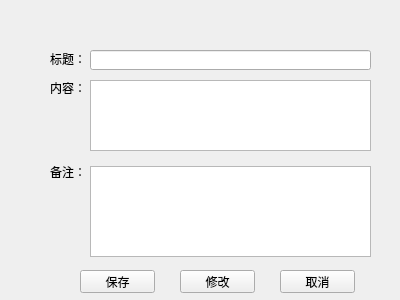
<?xml version="1.0" encoding="UTF-8"?>
<ui version="4.0">
 <class>MsgNewWindow</class>
 <widget class="QWidget" name="MsgNewWindow">
  <property name="geometry">
   <rect>
    <x>0</x>
    <y>0</y>
    <width>400</width>
    <height>300</height>
   </rect>
  </property>
  <property name="windowTitle">
   <string>Form</string>
  </property>
  <widget class="QLabel" name="title">
   <property name="geometry">
    <rect>
     <x>50</x>
     <y>49</y>
     <width>54</width>
     <height>20</height>
    </rect>
   </property>
   <property name="text">
    <string>标题：</string>
   </property>
  </widget>
  <widget class="QTextEdit" name="textEdit">
   <property name="geometry">
    <rect>
     <x>90</x>
     <y>80</y>
     <width>281</width>
     <height>71</height>
    </rect>
   </property>
  </widget>
  <widget class="QLineEdit" name="lineEdit">
   <property name="geometry">
    <rect>
     <x>90</x>
     <y>50</y>
     <width>281</width>
     <height>20</height>
    </rect>
   </property>
  </widget>
  <widget class="QLabel" name="content">
   <property name="geometry">
    <rect>
     <x>50</x>
     <y>82</y>
     <width>54</width>
     <height>12</height>
    </rect>
   </property>
   <property name="text">
    <string>内容：</string>
   </property>
  </widget>
  <widget class="QPushButton" name="save">
   <property name="geometry">
    <rect>
     <x>80</x>
     <y>270</y>
     <width>75</width>
     <height>23</height>
    </rect>
   </property>
   <property name="text">
    <string>保存</string>
   </property>
  </widget>
  <widget class="QPushButton" name="cancle">
   <property name="geometry">
    <rect>
     <x>280</x>
     <y>270</y>
     <width>75</width>
     <height>23</height>
    </rect>
   </property>
   <property name="text">
    <string>取消</string>
   </property>
  </widget>
  <widget class="QLabel" name="label_remarks">
   <property name="geometry">
    <rect>
     <x>50</x>
     <y>166</y>
     <width>54</width>
     <height>12</height>
    </rect>
   </property>
   <property name="text">
    <string>备注：</string>
   </property>
  </widget>
  <widget class="QTextEdit" name="textEdit_remarks">
   <property name="geometry">
    <rect>
     <x>90</x>
     <y>166</y>
     <width>281</width>
     <height>91</height>
    </rect>
   </property>
  </widget>
  <widget class="QPushButton" name="btn_modify">
   <property name="geometry">
    <rect>
     <x>180</x>
     <y>270</y>
     <width>75</width>
     <height>23</height>
    </rect>
   </property>
   <property name="text">
    <string>修改</string>
   </property>
  </widget>
 </widget>
 <resources/>
 <connections/>
</ui>
